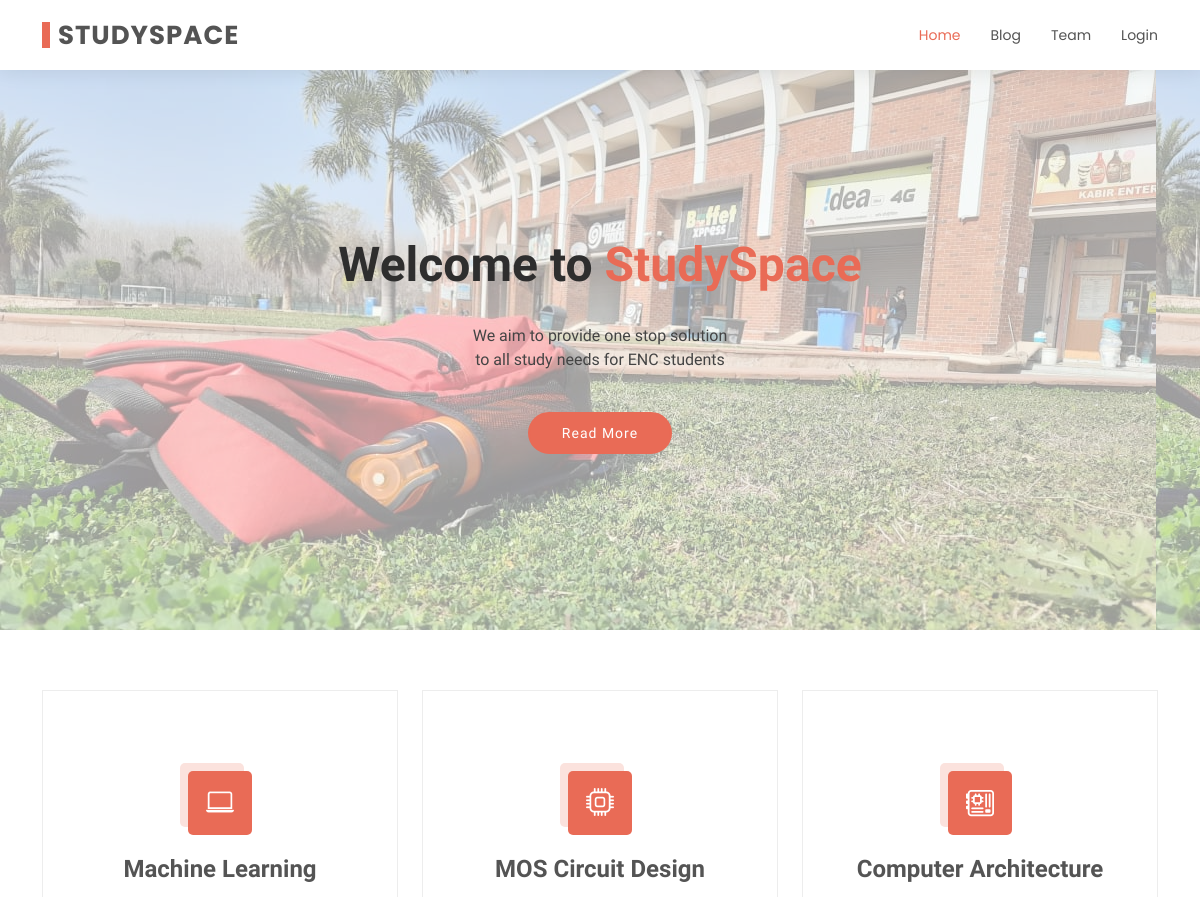
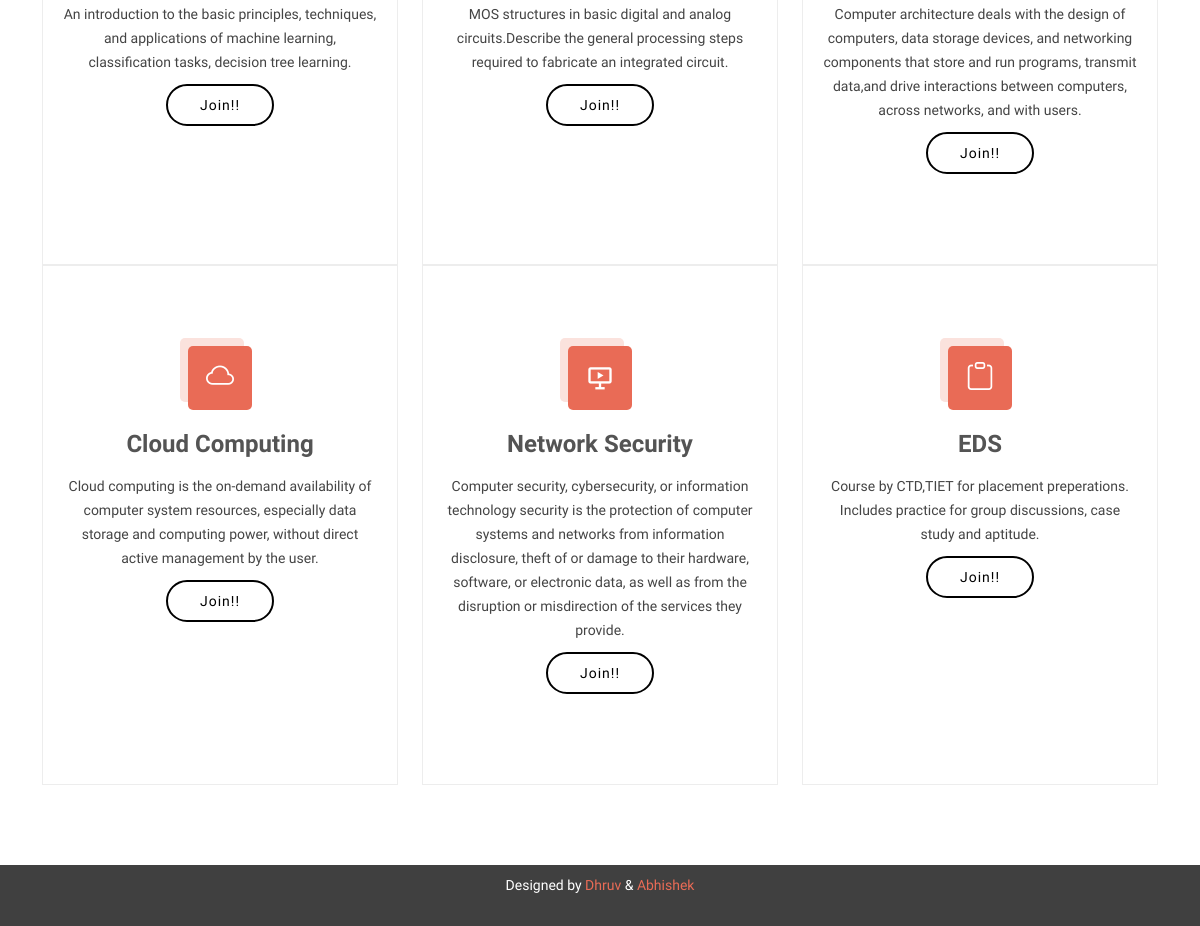
The page / on the database its author committed (2 pictures, top to bottom).
### space/models.py (models this page shows, shortened)
class Subject(models.Model):
    title=models.CharField(max_length=100)
    content=models.TextField()
    logo=models.TextField()

### space/views.py (the view)
# urls.py: path('',SubjectListView.as_view(),name='space-home'),
class SubjectListView(ListView):
    model=Subject
    template_name='space/index.html'
    context_object_name='subjects'

### space/templates/space/index.html (shortened to what this page needs)
{% load static %}
<!DOCTYPE html>
<html lang="en">
<head>
  <link href="{% static 'space/assets/vendor/animate.css/animate.min.css'%}" rel="stylesheet">
  <link href="{% static 'space/assets/vendor/bootstrap/css/bootstrap.min.css'%}" rel="stylesheet">
  <link href="{% static 'space/assets/vendor/bootstrap-icons/bootstrap-icons.css'%}" rel="stylesheet">
  <link href="{% static 'space/assets/vendor/boxicons/css/boxicons.min.css'%}" rel="stylesheet">
  <link href="{% static 'space/assets/vendor/glightbox/css/glightbox.min.css'%}" rel="stylesheet">
  <link href="{% static 'space/assets/vendor/swiper/swiper-bundle.min.css'%}" rel="stylesheet">
  <link href="{% static 'space/css/style.css' %}" rel="stylesheet">
</head>
<body>
  <header id="header" class="d-flex align-items-center">
    <div class="container d-flex justify-content-between align-items-center">
      <div class="logo">
        <h1><a href="{% url 'space-home' %}">StudySpace</a></h1>
      </div>
      <nav id="navbar" class="navbar">
        <ul>
          <li><a class="active" href="{% url 'space-home' %}">Home</a></li>
          <li><a href="blog.html">Blog</a></li>
          <li><a href="{% url 'space-team' %}">Team</a></li>
          {% if user.is_authenticated %}
            <li><a href="{% url 'logout'%}">Logout</a></li>
          {% else %}
            <li><a href="{% url 'login'%}">Login</a></li>
          {% endif %}
        </ul>
      </nav>
    </div>
  </header>
  <section id="hero">
    <div class="hero-container">
      <div id="heroCarousel" data-bs-interval="5000" class="carousel slide carousel-fade" data-bs-ride="carousel">
        <div class="carousel-inner" role="listbox">
          <div class="carousel-item active" style="background: url({% static 'space/img/slide/2.jpeg' %})">
            <div class="carousel-container">
              <div class="carousel-content">
                <h2 class="animate__animated animate__fadeInDown">Welcome to <span>StudySpace</span></h2>
                <p class="animate__animated animate__fadeInUp">We aim to provide one stop solution to all study needs for ENC students</p>
                <a href="" class="btn-get-started animate__animated animate__fadeInUp">Read More</a>
              </div>
            </div>
          </div>
        </div>
      </div>
    </div>
  </section>
  <main id="main">
    <section id="services" class="services">
      <div class="container">
        <div class="row">
          {% for sub in subjects %}
            <div class="col-lg-4 col-md-6 d-flex align-items-stretch">
              <div class="icon-box">
                <div class="icon"><i class="{{sub.logo}}"></i></div>
                <h4><a href="">{{sub.title}}</a></h4>
                <p>{{sub.content}}</p>
                <a href="" class="btn-get ">Join!!</a>
              </div>
            </div>
          {% endfor %}
        </div>
      </div>
    </section>
  </main>
  <footer id="footer">
    <div class="container">
      <div class="credits">
        Designed by <a href="https://www.linkedin.com/in/dhruvbansal1111/" target="_blank">Dhruv </a> & <a href="https://www.linkedin.com/in/abhishek-kharpal-909b091b5/" target="_blank">Abhishek</a>
      </div>
    </div>
  </footer>
</body>
</html>

### rows shown on the page
Subject: title "Machine Learning", content "An introduction to the basic principles, techniques, and applications of machine learning, classification tasks, decision tree learning."
Subject: title "MOS Circuit Design", content "MOS structures in basic digital and analog circuits.Describe the general processing steps required to fabricate an integrated circuit."
Subject: title "Computer Architecture", content "Computer architecture deals with the design of computers, data storage devices, and networking components that store and run programs, transmit data,and drive interactions between computers, across networks, and with users."
Subject: title "Cloud Computing", content "Cloud computing is the on-demand availability of computer system resources, especially data storage and computing power, without direct active management by the user."
Subject: title "Network Security", content "Computer security, cybersecurity, or information technology security is the protection of computer systems and networks from information disclosure, theft of or damage to their hardware, software, or electronic data, as well as from the disruption or misdirection of the services they provide."
Subject: title "EDS", content "Course by CTD,TIET for placement preperations. Includes practice for group discussions, case study and aptitude."
